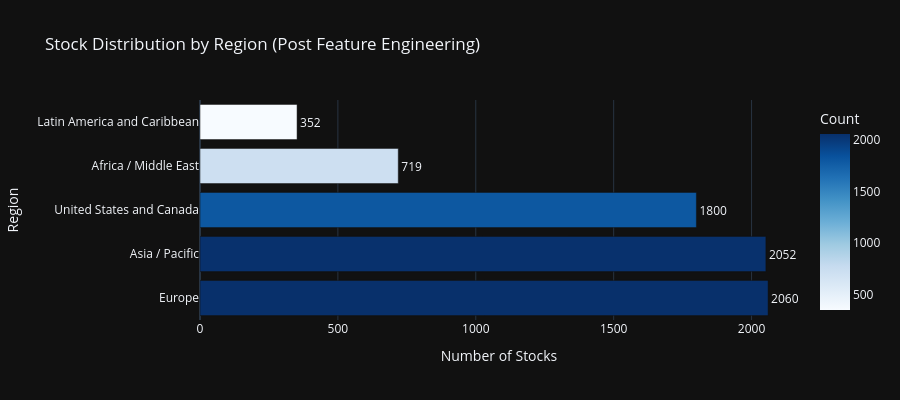
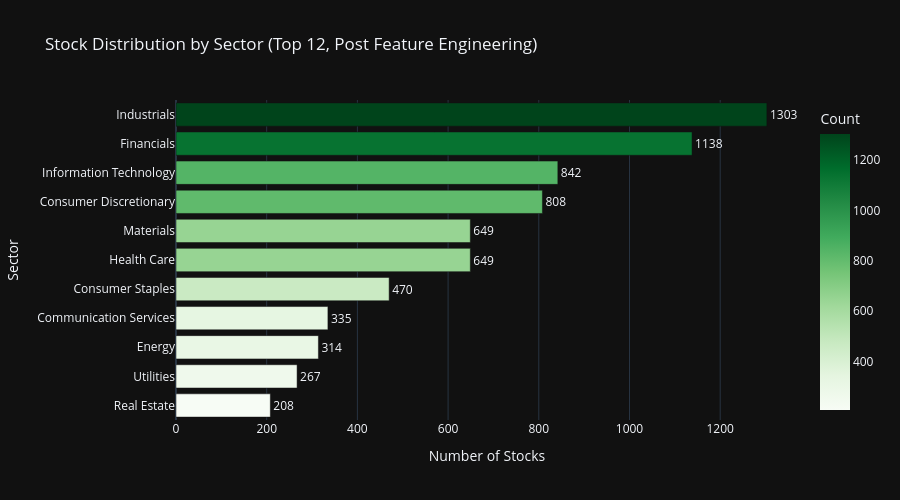
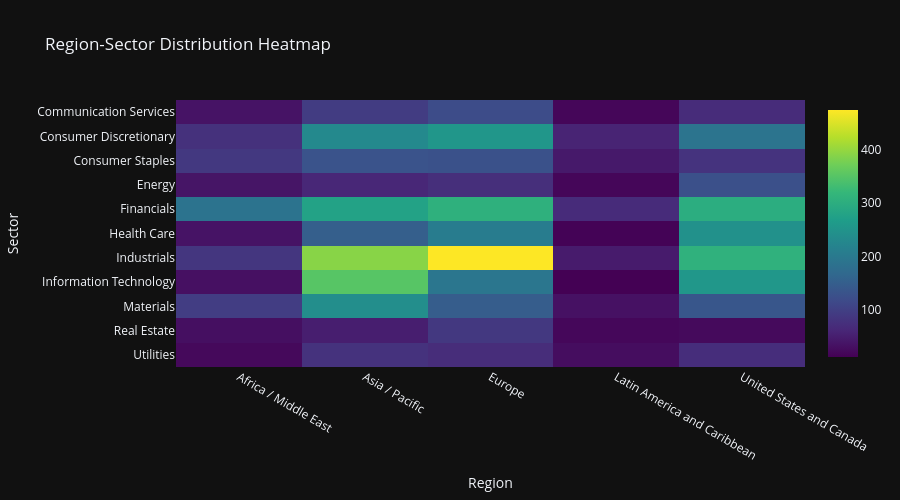
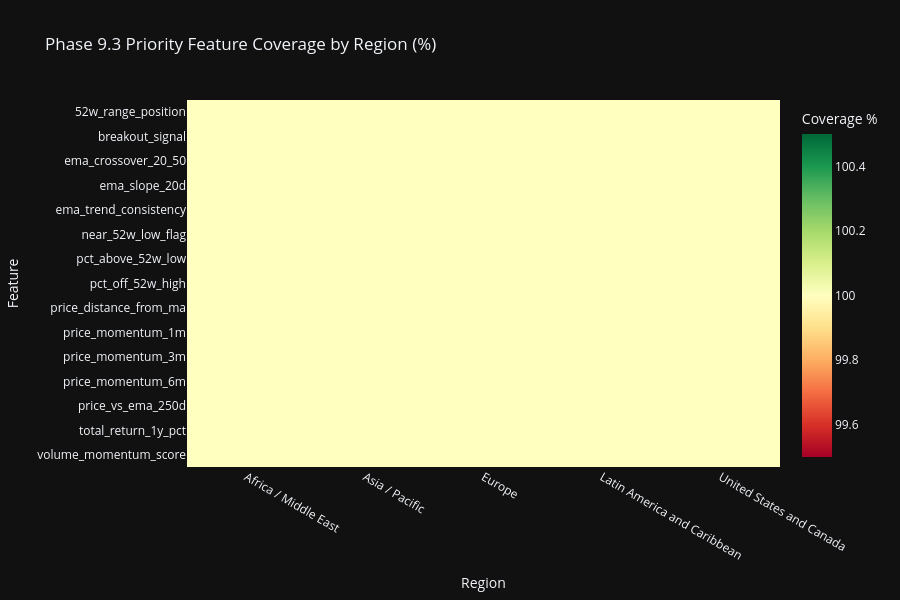

Write notebook code for charts like these, in order.
### Markdown cell above
## Cell 7: Region & Sector Analytics with Feature Coverage

Section 17 compliant Plotly visualizations with dark theme.
Enhanced with Phase 9.3 feature analytics by region and sector.

### Code cell
# ============================================================================
# Cell 7: Region & Sector Analytics with Feature Coverage
# ============================================================================

print('=' * 80)
print('REGION & SECTOR ANALYTICS WITH FEATURE COVERAGE')
print('=' * 80)

# Use all_stocks_features (post feature engineering) for analytics
df_analytics = all_stocks_preprocessed

# Region distribution
if 'region' in df_analytics.columns:
    region_counts = df_analytics['region'].value_counts().reset_index()
    region_counts.columns = ['Region', 'Count']
    region_counts['Percentage'] = (region_counts['Count'] / region_counts['Count'].sum() * 100).round(1)

    fig_region = px.bar(
        region_counts,
        x='Count',
        y='Region',
        orientation='h',
        title='Stock Distribution by Region (Post Feature Engineering)',
        template=PLOTLY_TEMPLATE,
        color='Count',
        color_continuous_scale='Blues',
        text='Count',
    )
    fig_region.update_traces(
        textposition='outside',
        hovertemplate='<b>%{y}</b><br>Count: %{x}<br>Percentage: %{customdata[0]:.1f}%',
        customdata=region_counts[['Percentage']].values
    )
    fig_region.update_layout(
        xaxis_title='Number of Stocks',
        yaxis_title='Region',
        height=400,
        showlegend=False,
    )
    fig_region.show()

# Sector distribution (using TOP_N_SECTORS constant)
if 'sector' in df_analytics.columns:
    sector_counts = df_analytics['sector'].value_counts().head(TOP_N_SECTORS).reset_index()
    sector_counts.columns = ['Sector', 'Count']
    sector_counts['Percentage'] = (sector_counts['Count'] / len(df_analytics) * 100).round(1)

    fig_sector = px.bar(
        sector_counts.sort_values('Count'),
        x='Count',
        y='Sector',
        orientation='h',
        title=f'Stock Distribution by Sector (Top {TOP_N_SECTORS}, Post Feature Engineering)',
        template=PLOTLY_TEMPLATE,
        color='Count',
        color_continuous_scale='Greens',
        text='Count',
    )
    fig_sector.update_traces(
        textposition='outside',
        hovertemplate='<b>%{y}</b><br>Count: %{x}<br>Percentage: %{customdata[0]:.1f}%',
        customdata=sector_counts.sort_values('Count')[['Percentage']].values
    )
    fig_sector.update_layout(
        xaxis_title='Number of Stocks',
        yaxis_title='Sector',
        height=500,
        showlegend=False,
    )
    fig_sector.show()

# Region-Sector Heatmap
if 'region' in df_analytics.columns and 'sector' in df_analytics.columns:
    cross_tab = pd.crosstab(
        df_analytics['sector'],
        df_analytics['region']
    ).head(TOP_N_SECTORS)

    fig_heatmap = px.imshow(
        cross_tab,
        title='Region-Sector Distribution Heatmap',
        template=PLOTLY_TEMPLATE,
        color_continuous_scale='Viridis',
        aspect='auto',
    )
    fig_heatmap.update_layout(
        xaxis_title='Region',
        yaxis_title='Sector',
        height=500,
    )
    fig_heatmap.show()

print('\n✓ Distribution visualizations complete')

# ============================================================================
# Feature Coverage Analytics by Region and Sector
# ============================================================================
print('\n' + '=' * 80)
print('📊 PHASE 9.3 FEATURE ANALYTICS BY REGION & SECTOR')
print('=' * 80)

# 1. INTEGRATE ALL PHASE 9.3 FEATURES DYNAMICALLY
# Instead of hard-coded categories, we use the entire registry from phase93_categories.py
key_phase93_features = list_all_phase93_features()

# 2. UPDATE FEATURE MAPPING
# Synchronized with Phase 9.3 generator outputs from advanced.py
feature_mapping = {
    'return_on_equity_pct_ltm': 'roe',
    'return_on_assets_roa_pct_ltm': 'roa',
    'p_e_ltm': 'p_e_ratio',
    'p_e_ntm': 'p_e_ratio',
    'ev_ebitda_ltm': 'ev_ebitda_ratio',
    'altman_z_score_ltm': 'altman_z_score',
    'price_chg_pct_1m': 'price_momentum_1m',
    'price_chg_pct_3m': 'price_momentum_3m',
    'dividend_payout_ratio': 'payout_ratio',
    'eps_surprise_pct': 'eps_surprise_pct',  # New in Phase 9.3
}

# 3. BUILD AVAILABLE FEATURE LIST
# Filter for features actually present in the DataFrame after ETL
available_phase93 = list(set([
                                 f for f in key_phase93_features if f in df_analytics.columns
                             ] + [
                                 feature_mapping.get(f, f) for f in key_phase93_features
                                 if feature_mapping.get(f, f) in df_analytics.columns
                             ]))

# Limit to top 15 features for visualization clarity, prioritized by completeness
coverage_ranks = df_analytics[available_phase93].notna().mean().sort_values(ascending=False)
top_viz_features = coverage_ranks.head(15).index.tolist()

if top_viz_features and 'region' in df_analytics.columns:
    print(f'\n📍 Feature Coverage by Region ({len(top_viz_features)} prioritized features):')

    # Calculate non-null percentage per region for prioritized features
    region_coverage_data = []
    for region in df_analytics['region'].unique():
        region_df = df_analytics[df_analytics['region'] == region]
        region_count = len(region_df)

        for feat in top_viz_features:
            non_null = region_df[feat].notna().sum()
            coverage_pct = (non_null / region_count * 100) if region_count > 0 else 0
            region_coverage_data.append({
                'Region': region,
                'Feature': feat,
                'Coverage_Pct': coverage_pct
            })

    region_coverage_df = pd.DataFrame(region_coverage_data)
    region_pivot = region_coverage_df.pivot(index='Feature', columns='Region', values='Coverage_Pct')

    print(region_pivot.round(1).to_string())

    # Heatmap visualization
    fig_region_coverage = px.imshow(
        region_pivot,
        title='Phase 9.3 Priority Feature Coverage by Region (%)',
        template=PLOTLY_TEMPLATE,
        color_continuous_scale='RdYlGn',
        aspect='auto',
        labels={'color': 'Coverage %'},
    )
    fig_region_coverage.update_layout(
        xaxis_title='Region',
        yaxis_title='Feature',
        height=600,
    )
    fig_region_coverage.show()

if top_viz_features and 'sector' in df_analytics.columns:
    print(f'\n🏢 Feature Coverage by Sector (Top 10 sectors, {len(top_viz_features)} priority features):')

    # Get top 10 sectors by count
    top_sectors = df_analytics['sector'].value_counts().head(10).index.tolist()

    # Calculate non-null percentage per sector for prioritized features
    sector_coverage_data = []
    for sector in top_sectors:
        sector_df = df_analytics[df_analytics['sector'] == sector]
        sector_count = len(sector_df)

        for feat in top_viz_features:
            non_null = sector_df[feat].notna().sum()
            coverage_pct = (non_null / sector_count * 100) if sector_count > 0 else 0
            sector_coverage_data.append({
                'Sector': sector,
                'Feature': feat,
                'Coverage_Pct': coverage_pct
            })

    sector_coverage_df = pd.DataFrame(sector_coverage_data)
    sector_pivot = sector_coverage_df.pivot(index='Feature', columns='Sector', values='Coverage_Pct')

    print(sector_pivot.round(1).to_string())

    # Heatmap visualization
    fig_sector_coverage = px.imshow(
        sector_pivot,
        title='Phase 9.3 Priority Feature Coverage by Sector (%)',
        template=PLOTLY_TEMPLATE,
        color_continuous_scale='RdYlGn',
        aspect='auto',
        labels={'color': 'Coverage %'},
    )
    fig_sector_coverage.update_layout(
        xaxis_title='Sector',
        yaxis_title='Feature',
        height=600,
    )
    fig_sector_coverage.show()

# Feature statistics by region
if available_phase93 and 'region' in df_analytics.columns:
    print(f'\n📊 Key Feature Statistics by Region:')

    # 4. UPDATE STAT FEATURES
    # Include new Phase 9.3 benchmarks: Earnings Quality and Technical momentum
    stat_features = [
        'roe',
        'price_momentum_1m',
        'debt_to_equity',
        'earnings_quality_score',
        'ema_trend_consistency'
    ]
    stat_features = [f for f in stat_features if f in df_analytics.columns]

    if stat_features:
        region_stats = df_analytics.groupby('region')[stat_features].agg(['mean', 'median', 'std']).round(3)
        print(region_stats.to_string())

        # Box plot for ROE by region (if available)
        if 'roe' in df_analytics.columns:
            fig_roe_region = px.box(
                df_analytics[df_analytics['roe'].notna()],
                x='region',
                y='roe',
                title='Return on Equity (ROE) Distribution by Region',
                template=PLOTLY_TEMPLATE,
                color='region',
            )
            fig_roe_region.update_layout(
                xaxis_title='Region',
                yaxis_title='ROE',
                height=450,
                showlegend=False,
            )
            fig_roe_region.show()

print('\n✓ Feature analytics by region and sector complete')

### Figure 1 — Plotly figure (JSON) as saved in the notebook; plotly's stock layout.template omitted (floating-point values rounded to 4 significant figures)
{"data": [{"hovertemplate": "<b>%{y}</b><br>Count: %{x}<br>Percentage: %{customdata[0]:.1f}%", "legendgroup": "", "marker": {"color": [2060, 2052, 1800, 719, 352], "coloraxis": "coloraxis", "pattern": {"shape": ""}}, "name": "", "orientation": "h", "showlegend": false, "text": [2060.0, 2052.0, 1800.0, 719.0, 352.0], "textposition": "outside", "x": [2060, 2052, 1800, 719, 352], "xaxis": "x", "y": ["Europe", "Asia / Pacific", "United States and Canada", "Africa / Middle East", "Latin America and Caribbean"], "yaxis": "y", "type": "bar", "customdata": [[29.5], [29.4], [25.8], [10.3], [5.0]]}], "layout": {"xaxis": {"anchor": "y", "domain": [0.0, 1.0], "title": {"text": "Number of Stocks"}}, "yaxis": {"anchor": "x", "domain": [0.0, 1.0], "title": {"text": "Region"}}, "coloraxis": {"colorbar": {"title": {"text": "Count"}}, "colorscale": [[0.0, "rgb(247,251,255)"], [0.125, "rgb(222,235,247)"], [0.25, "rgb(198,219,239)"], [0.375, "rgb(158,202,225)"], [0.5, "rgb(107,174,214)"], [0.625, "rgb(66,146,198)"], [0.75, "rgb(33,113,181)"], [0.875, "rgb(8,81,156)"], [1.0, "rgb(8,48,107)"]]}, "legend": {"tracegroupgap": 0}, "title": {"text": "Stock Distribution by Region (Post Feature Engineering)"}, "barmode": "relative", "height": 400, "showlegend": false}}

### Figure 2 — Plotly figure (JSON) as saved in the notebook; plotly's stock layout.template omitted (floating-point values rounded to 4 significant figures)
{"data": [{"hovertemplate": "<b>%{y}</b><br>Count: %{x}<br>Percentage: %{customdata[0]:.1f}%", "legendgroup": "", "marker": {"color": [208, 267, 314, 335, 470, 649, 649, 808, 842, 1138, 1303], "coloraxis": "coloraxis", "pattern": {"shape": ""}}, "name": "", "orientation": "h", "showlegend": false, "text": [208.0, 267.0, 314.0, 335.0, 470.0, 649.0, 649.0, 808.0, 842.0, 1138.0, 1303.0], "textposition": "outside", "x": [208, 267, 314, 335, 470, 649, 649, 808, 842, 1138, 1303], "xaxis": "x", "y": ["Real Estate", "Utilities", "Energy", "Communication Services", "Consumer Staples", "Health Care", "Materials", "Consumer Discretionary", "Information Technology", "Financials", "Industrials"], "yaxis": "y", "type": "bar", "customdata": [[3.0], [3.8], [4.5], [4.8], [6.7], [9.3], [9.3], [11.6], [12.1], [16.3], [18.7]]}], "layout": {"xaxis": {"anchor": "y", "domain": [0.0, 1.0], "title": {"text": "Number of Stocks"}}, "yaxis": {"anchor": "x", "domain": [0.0, 1.0], "title": {"text": "Sector"}}, "coloraxis": {"colorbar": {"title": {"text": "Count"}}, "colorscale": [[0.0, "rgb(247,252,245)"], [0.125, "rgb(229,245,224)"], [0.25, "rgb(199,233,192)"], [0.375, "rgb(161,217,155)"], [0.5, "rgb(116,196,118)"], [0.625, "rgb(65,171,93)"], [0.75, "rgb(35,139,69)"], [0.875, "rgb(0,109,44)"], [1.0, "rgb(0,68,27)"]]}, "legend": {"tracegroupgap": 0}, "title": {"text": "Stock Distribution by Sector (Top 12, Post Feature Engineering)"}, "barmode": "relative", "height": 500, "showlegend": false}}

### Figure 3 — Plotly figure (JSON) as saved in the notebook; plotly's stock layout.template omitted (floating-point values rounded to 4 significant figures)
{"data": [{"coloraxis": "coloraxis", "name": "0", "x": ["Africa / Middle East", "Asia / Pacific", "Europe", "Latin America and Caribbean", "United States and Canada"], "y": ["Communication Services", "Consumer Discretionary", "Consumer Staples", "Energy", "Financials", "Health Care", "Industrials", "Information Technology", "Materials", "Real Estate", "Utilities"], "z": [[35, 94, 119, 18, 69], [76, 231, 254, 57, 190], [88, 131, 128, 43, 80], [37, 61, 73, 18, 125], [188, 277, 306, 68, 299], [35, 150, 206, 14, 244], [84, 391, 475, 45, 308], [31, 351, 194, 11, 255], [95, 239, 147, 32, 136], [29, 49, 88, 19, 23], [21, 78, 70, 27, 71]], "type": "heatmap", "xaxis": "x", "yaxis": "y", "hovertemplate": "region: %{x}<br>sector: %{y}<br>color: %{z}<extra></extra>"}], "layout": {"xaxis": {"anchor": "y", "domain": [0.0, 1.0], "title": {"text": "Region"}}, "yaxis": {"anchor": "x", "domain": [0.0, 1.0], "autorange": "reversed", "title": {"text": "Sector"}}, "coloraxis": {"colorscale": [[0.0, "#440154"], [0.1111, "#482878"], [0.2222, "#3e4989"], [0.3333, "#31688e"], [0.4444, "#26828e"], [0.5556, "#1f9e89"], [0.6667, "#35b779"], [0.7778, "#6ece58"], [0.8889, "#b5de2b"], [1.0, "#fde725"]]}, "title": {"text": "Region-Sector Distribution Heatmap"}, "height": 500}}

### Figure 4 — Plotly figure (JSON) as saved in the notebook; plotly's stock layout.template omitted (floating-point values rounded to 4 significant figures)
{"data": [{"coloraxis": "coloraxis", "name": "0", "x": ["Africa / Middle East", "Asia / Pacific", "Europe", "Latin America and Caribbean", "United States and Canada"], "y": ["52w_range_position", "breakout_signal", "ema_crossover_20_50", "ema_slope_20d", "ema_trend_consistency", "near_52w_low_flag", "pct_above_52w_low", "pct_off_52w_high", "price_distance_from_ma", "price_momentum_1m", "price_momentum_3m", "price_momentum_6m", "price_vs_ema_250d", "total_return_1y_pct", "volume_momentum_score"], "z": [[100.0, 100.0, 100.0, 100.0, 100.0], [100.0, 100.0, 100.0, 100.0, 100.0], [100.0, 100.0, 100.0, 100.0, 100.0], [100.0, 100.0, 100.0, 100.0, 100.0], [100.0, 100.0, 100.0, 100.0, 100.0], [100.0, 100.0, 100.0, 100.0, 100.0], [100.0, 100.0, 100.0, 100.0, 100.0], [100.0, 100.0, 100.0, 100.0, 100.0], [100.0, 100.0, 100.0, 100.0, 100.0], [100.0, 100.0, 100.0, 100.0, 100.0], [100.0, 100.0, 100.0, 100.0, 100.0], [100.0, 100.0, 100.0, 100.0, 100.0], [100.0, 100.0, 100.0, 100.0, 100.0], [100.0, 100.0, 100.0, 100.0, 100.0], [100.0, 100.0, 100.0, 100.0, 100.0]], "type": "heatmap", "xaxis": "x", "yaxis": "y", "hovertemplate": "Region: %{x}<br>Feature: %{y}<br>Coverage %: %{z}<extra></extra>"}], "layout": {"xaxis": {"anchor": "y", "domain": [0.0, 1.0], "title": {"text": "Region"}}, "yaxis": {"anchor": "x", "domain": [0.0, 1.0], "autorange": "reversed", "title": {"text": "Feature"}}, "coloraxis": {"colorbar": {"title": {"text": "Coverage %"}}, "colorscale": [[0.0, "rgb(165,0,38)"], [0.1, "rgb(215,48,39)"], [0.2, "rgb(244,109,67)"], [0.3, "rgb(253,174,97)"], [0.4, "rgb(254,224,139)"], [0.5, "rgb(255,255,191)"], [0.6, "rgb(217,239,139)"], [0.7, "rgb(166,217,106)"], [0.8, "rgb(102,189,99)"], [0.9, "rgb(26,152,80)"], [1.0, "rgb(0,104,55)"]]}, "title": {"text": "Phase 9.3 Priority Feature Coverage by Region (%)"}, "height": 600}}
